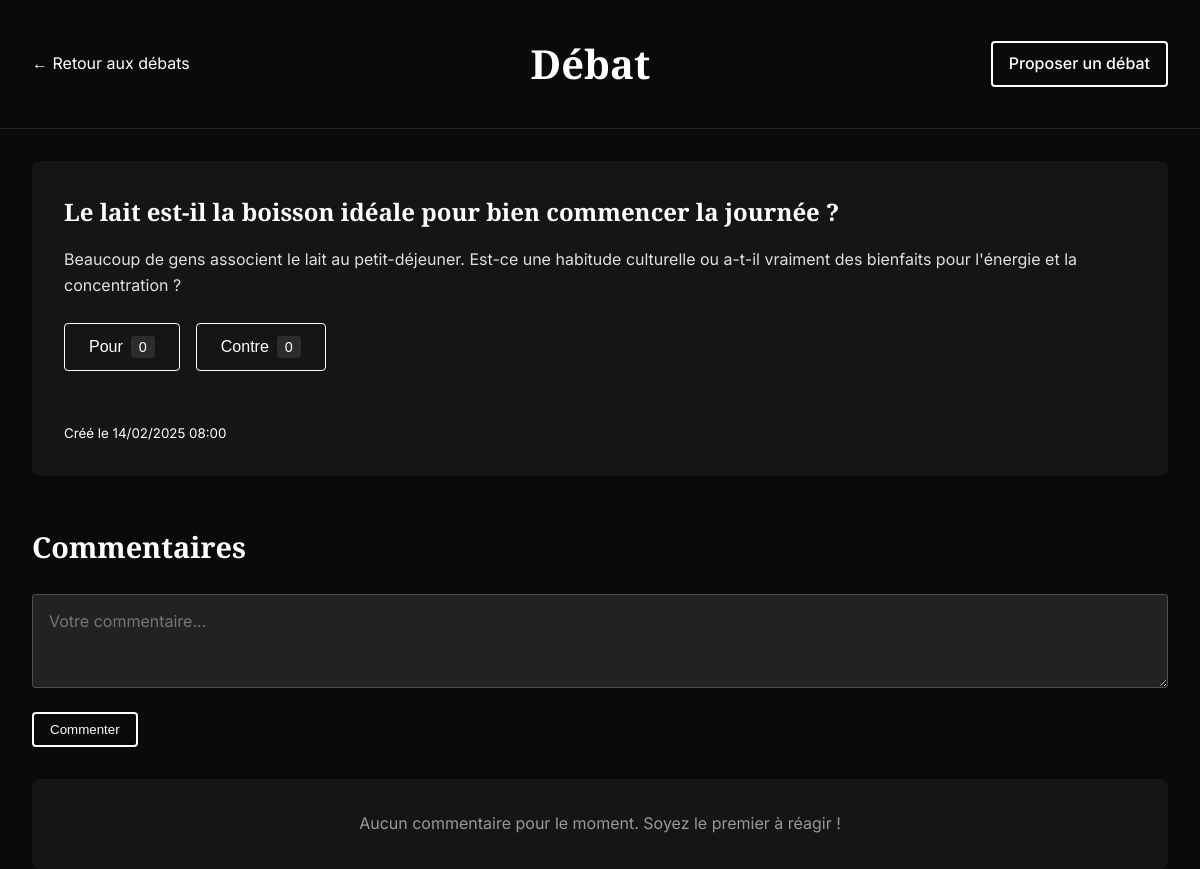
/single-debate.php?id=2, run on the app's committed database.
### tables this page shows
CREATE TABLE IF NOT EXISTS debates (
    id INT AUTO_INCREMENT PRIMARY KEY,
    title VARCHAR(255) NOT NULL,
    description TEXT NOT NULL,
    votes_pour INT DEFAULT 0,
    votes_contre INT DEFAULT 0,
    created_at TIMESTAMP DEFAULT CURRENT_TIMESTAMP,
    updated_at TIMESTAMP DEFAULT CURRENT_TIMESTAMP ON UPDATE CURRENT_TIMESTAMP
);

### single-debate.php (the view, shortened to what this page needs)
<?php
require_once 'db.php';
$id = filter_input(INPUT_GET, 'id', FILTER_VALIDATE_INT);
$stmt = $pdo->prepare("SELECT * FROM debates WHERE id = ? AND created_at >= DATE_SUB(NOW(), INTERVAL 48 HOUR)");
$stmt->execute([$id]);
$debate = $stmt->fetch();
$stmt = $pdo->prepare("SELECT * FROM comments WHERE debate_id = ? ORDER BY created_at DESC");
$stmt->execute([$id]);
$comments = $stmt->fetchAll();
?>
<!DOCTYPE html>
<html lang="fr">
<head>
    <link rel="stylesheet" href="style.css">
</head>
<body class="single-debate">
    <div class="page-header">
        <div class="container">
            <a href="debate.php" class="nav-link">← Retour aux débats</a>
            <h1>Débat</h1>
            <a href="submit.php" class="cta-button">Proposer un débat</a>
        </div>
    </div>
    <main class="container">
        <article class="debate-card single">
            <h2 class="debate-title">
                <?= htmlspecialchars($debate['title']) ?>
            </h2>
            <p class="debate-description">
                <?= htmlspecialchars($debate['description']) ?>
            </p>
            <div class="vote-section">
                <div class="vote-buttons">
                    <button class="vote-btn pour" data-debate-id="<?= $debate['id'] ?>" data-vote-type="pour">
                        Pour
                        <span class="vote-count" id="votes-pour-<?= $debate['id'] ?>"><?= $debate['votes_pour'] ?></span>
                    </button>
                    <button class="vote-btn contre" data-debate-id="<?= $debate['id'] ?>" data-vote-type="contre">
                        Contre
                        <span class="vote-count" id="votes-contre-<?= $debate['id'] ?>"><?= $debate['votes_contre'] ?></span>
                    </button>
                </div>
                <div class="vote-message" id="vote-message-<?= $debate['id'] ?>"></div>
                <small>
                    Créé le <?= date('d/m/Y H:i', strtotime($debate['created_at'])) ?>
                </small>
            </div>
        </article>
        <section class="comments-section">
            <h3>Commentaires</h3>
            <form id="comment-form" data-debate-id="<?= $debate['id'] ?>" class="comment-form">
                <textarea
                    id="comment-input"
                    name="content"
                    rows="3"
                    placeholder="Votre commentaire..."
                    required
                ></textarea>
                <button type="submit" class="cta-button">Commenter</button>
            </form>
            <div id="comments-container">
                <?php if (!empty($comments)): ?>
                    <?php foreach ($comments as $comment): ?>
                        <div class="comment">
                            <p><?= htmlspecialchars($comment['content']) ?></p>
                            <small>
                                Le <?= date('d/m/Y H:i', strtotime($comment['created_at'])) ?>
                            </small>
                        </div>
                    <?php endforeach; ?>
                <?php else: ?>
                    <p class="no-comments">Aucun commentaire pour le moment. Soyez le premier à réagir !</p>
                <?php endif; ?>
            </div>
        </section>
    </main>
</body>
</html>

### style.css (style rules this page uses)
* { margin: 0; padding: 0; box-sizing: border-box; }
body { font-family: "Inter", sans-serif; line-height: 1.6; background-color: #0a0a0a; color: #ffffff; min-height: 100vh; }
.page-header { background: #0a0a0a; padding: 2rem 0; margin-bottom: 2rem; border-bottom: 1px solid rgba(255, 255, 255, 0.1); }
.page-header .container { display: flex; justify-content: space-between; align-items: center; }
.page-header h1 { font-family: "Playfair Display", serif; font-size: 2.5rem; margin: 0; }
.nav-link { color: #ffffff; text-decoration: none; display: flex; align-items: center; transition: opacity 0.3s ease; }
.cta-button { display: inline-block; padding: 0.5rem 1rem; text-decoration: none; color: #ffffff; background: transparent; border: 2px solid #ffffff; border-radius: 4px; transition: all 0.3s ease; font-weight: 500; cursor: pointer; }
.container { max-width: 1200px; margin: 0 auto; padding: 0 2rem; }
.debate-card { background: #151515; border-radius: 8px; padding: 2rem; margin-bottom: 2rem; box-shadow: 0 4px 6px rgba(0, 0, 0, 0.1); transition: transform 0.3s ease; }
.debate-title { font-family: "Playfair Display", serif; font-size: 1.5rem; margin-bottom: 1rem; color: #ffffff; }
.debate-description { color: #e0e0e0; margin-bottom: 1.5rem; }
.vote-section { display: flex; flex-direction: column; gap: 1rem; }
.vote-buttons { display: flex; gap: 1rem; }
.vote-btn { background: transparent; color: #ffffff; border: 1px solid #ffffff; padding: 0.75rem 1.5rem; border-radius: 4px; cursor: pointer; transition: all 0.3s ease; display: flex; align-items: center; gap: 0.5rem; font-size: 1rem; }
.vote-count { background: rgba(255, 255, 255, 0.1); padding: 0.2rem 0.5rem; border-radius: 3px; font-size: 0.9rem; }
.vote-message { color: #87cf3a; font-size: 0.9rem; text-align: center; min-height: 20px; }
.debate-card.single { margin-top: 2rem; }
.comments-section { margin-top: 3rem; }
.comments-section h3 { font-family: "Playfair Display", serif; font-size: 1.8rem; margin-bottom: 1.5rem; }
.comment-form { margin-bottom: 2rem; }
.comment-form textarea { width: 100%; padding: 1rem; background: rgba(255, 255, 255, 0.1); border: 1px solid rgba(255, 255, 255, 0.2); border-radius: 4px; color: #ffffff; font-family: "Inter", sans-serif; font-size: 1rem; margin-bottom: 1rem; }
.no-comments { text-align: center; color: #999; padding: 2rem; background: #151515; border-radius: 8px; }

### data on the page
debates: title "Le lait est-il la boisson idéale pour bien commencer la journée ?", description "Beaucoup de gens associent le lait au petit-déjeuner. Est-ce une habitude culturelle ou a-t-il vraiment des bienfaits pour l'énergie et la concentration ?", votes_pour "0", votes_contre "0", created_at "14/02/2025 08:00"
